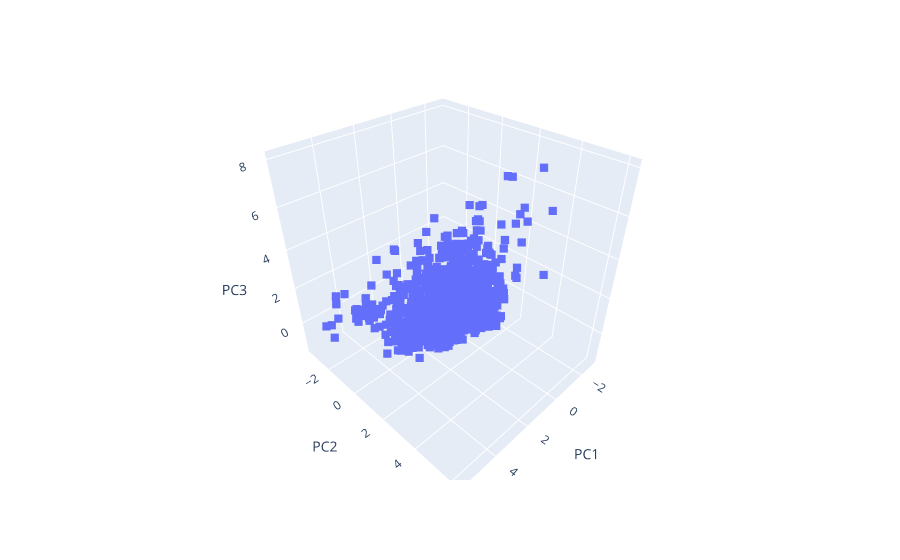

This figure's notebook cell:
### Code cell
import plotly.express as px
fig = px.scatter_3d(pca_res_df, x='PC1', y='PC2', z='PC3', hover_name=songs_df.index.get_level_values(0))
# fig = px.scatter(pca_res_df, x='PC1', y='PC2', hover_name=songs_df.index.get_level_values(0))
# Set constant marker size
fig.update_traces(marker=dict(size=3))  # Set all markers to size 10

# Set constant marker shape (e.g., 'circle')
fig.update_traces(marker=dict(symbol='square')) 
fig.show()

### Figure 1 — Plotly figure (JSON) as saved in the notebook; plotly's stock layout.template omitted (floating-point values rounded to 4 significant figures; data arrays with more than 128 entries replaced by an {"elided": "..."} marker saying what was removed)
{"data": [{"hovertemplate": "<b>%{hovertext}</b><br><br>PC1=%{x}<br>PC2=%{y}<br>PC3=%{z}<extra></extra>", "hovertext": {"elided": "1272 str values"}, "legendgroup": "", "marker": {"color": "#636efa", "size": 3, "symbol": "square"}, "mode": "markers", "name": "", "scene": "scene", "showlegend": false, "type": "scatter3d", "x": {"elided": "1272 float values"}, "y": {"elided": "1272 float values"}, "z": {"elided": "1272 float values"}}], "layout": {"legend": {"tracegroupgap": 0}, "margin": {"t": 60}, "scene": {"domain": {"x": [0, 1], "y": [0, 1]}, "xaxis": {"title": {"text": "PC1"}}, "yaxis": {"title": {"text": "PC2"}}, "zaxis": {"title": {"text": "PC3"}}}}}
